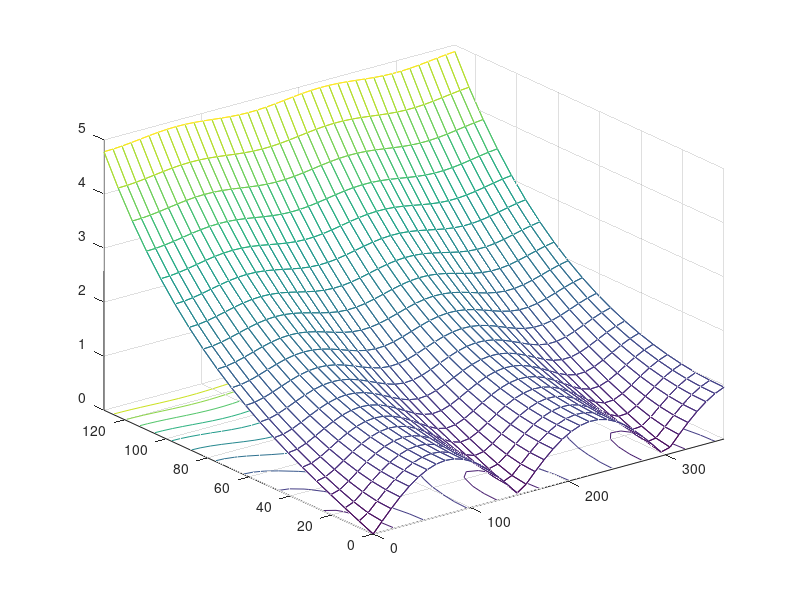

Write the MATLAB code that produced this figure.
clf;
tx=linspace(0,360,40);
ty=linspace(0,130,20);
[xx,yy]=meshgrid(tx,ty);
tz=sqrt((sin(xx).*cosh(pi/180*yy)).^2+(cos(xx).*sinh(pi/180*yy)).^2);
mesh(tx,ty,tz);
hold on;
meshc(tx,ty,tz);
